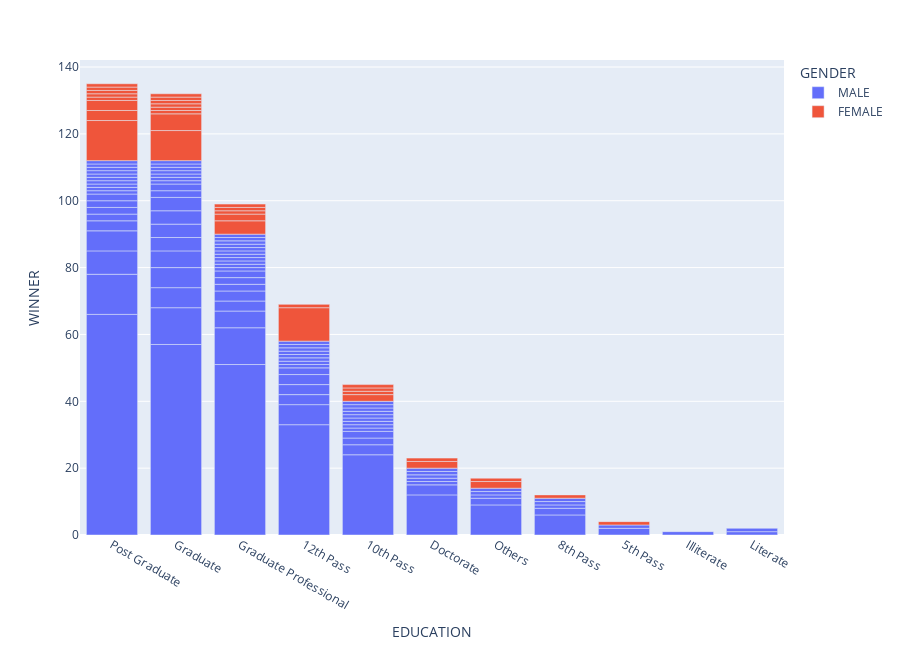

This figure's notebook cell:
### Markdown cell above
## Partywise winner by education and gender

### Code cell
p = df.groupby(['PARTY','EDUCATION','GENDER'])['WINNER'].sum().reset_index().sort_values('WINNER',ascending = False)
p = p[p['WINNER']!=0]
fig = px.bar(p, x='EDUCATION', y='WINNER',hover_data =['PARTY'], color='GENDER', height=650)
fig.show()

### Figure 1 — Plotly figure (JSON) as saved in the notebook; plotly's stock layout.template omitted (floating-point values rounded to 4 significant figures)
{"data": [{"alignmentgroup": "True", "customdata": [["BJP"], ["BJP"], ["BJP"], ["BJP"], ["BJP"], ["BJP"], ["INC"], ["INC"], ["INC"], ["BJP"], ["YSRCP"], ["BJP"], ["DMK"], ["SHS"], ["DMK"], ["INC"], ["BSP"], ["DMK"], ["JD(U)"], ["TRS"], ["YSRCP"], ["AITC"], ["JD(U)"], ["SHS"], ["CPI(M)"], ["AITC"], ["SHS"], ["JD(U)"], ["YSRCP"], ["INC"], ["BSP"], ["SHS"], ["JD(U)"], ["TRS"], ["SP"], ["JKN"], ["JD(U)"], ["LJP"], ["LJP"], ["BJP"], ["SP"], ["BJD"], ["AITC"], ["DMK"], ["SHS"], ["TDP"], ["JKN"], ["TDP"], ["IND"], ["INC"], ["INC"], ["RLTP"], ["NPF"], ["IUML"], ["BSP"], ["JD(U)"], ["IUML"], ["IUML"], ["SAD"], ["DMK"], ["CPI(M)"], ["JD(S)"], ["DMK"], ["SKM"], ["BSP"], ["BSP"], ["IND"], ["RSP"], ["SP"], ["CPI(M)"], ["SHS"], ["INC"], ["JMM"], ["KEC(M)"], ["NCP"], ["AJSUP"], ["NCP"], ["AIUDF"], ["AITC"], ["NCP"], ["AITC"], ["TDP"], ["AITC"], ["AIMIM"], ["AIMIM"], ["AIADMK"], ["NDPP"], ["VCK"], ["LJP"], ["MNF"], ["ADAL"], ["YSRCP"], ["YSRCP"], ["YSRCP"], ["YSRCP"], ["AAP"], ["NCP"], ["AITC"], ["BJD"], ["BJD"], ["BJD"], ["BJD"], ["TRS"], ["BJD"], ["TRS"]], "hovertemplate": "GENDER=MALE<br>EDUCATION=%{x}<br>WINNER=%{y}<br>PARTY=%{customdata[0]}<extra></extra>", "legendgroup": "MALE", "marker": {"color": "#636efa"}, "name": "MALE", "offsetgroup": "MALE", "orientation": "v", "showlegend": true, "textposition": "auto", "type": "bar", "x": ["Post Graduate", "Graduate", "Graduate Professional", "12th Pass", "10th Pass", "Doctorate", "Post Graduate", "Graduate Professional", "Graduate", "Others", "Post Graduate", "8th Pass", "Graduate", "Graduate", "Post Graduate", "12th Pass", "Graduate", "Graduate Professional", "Graduate", "Graduate", "Graduate", "Graduate", "10th Pass", "Post Graduate", "12th Pass", "Graduate Professional", "12th Pass", "12th Pass", "Graduate Professional", "Doctorate", "Post Graduate", "Others", "Post Graduate", "12th Pass", "Graduate Professional", "Graduate Professional", "8th Pass", "Graduate Professional", "Graduate", "5th Pass", "Post Graduate", "Graduate", "Post Graduate", "10th Pass", "10th Pass", "Graduate", "Post Graduate", "10th Pass", "12th Pass", "10th Pass", "5th Pass", "Graduate Professional", "Graduate Professional", "Graduate", "12th Pass", "Graduate Professional", "12th Pass", "10th Pass", "Post Graduate", "Doctorate", "10th Pass", "Graduate Professional", "Illiterate", "Post Graduate", "Literate", "Graduate Professional", "Graduate", "Graduate Professional", "Graduate", "Graduate Professional", "8th Pass", "Others", "10th Pass", "Graduate Professional", "Others", "Graduate", "Graduate Professional", "Post Graduate", "Others", "12th Pass", "8th Pass", "Post Graduate", "10th Pass", "Post Graduate", "Graduate Professional", "Post Graduate", "Graduate", "Doctorate", "10th Pass", "Graduate", "Literate", "10th Pass", "12th Pass", "8th Pass", "Doctorate", "12th Pass", "Post Graduate", "12th Pass", "Post Graduate", "Doctorate", "Graduate Professional", "12th Pass", "Doctorate", "10th Pass", "Post Graduate"], "xaxis": "x", "y": [66, 57, 51, 33, 24, 12, 12, 11, 11, 9, 7, 6, 6, 6, 6, 6, 5, 5, 4, 4, 4, 4, 3, 3, 3, 3, 3, 3, 3, 3, 2, 2, 2, 2, 2, 2, 2, 2, 2, 2, 2, 2, 2, 2, 2, 1, 1, 1, 1, 1, 1, 1, 1, 1, 1, 1, 1, 1, 1, 1, 1, 1, 1, 1, 1, 1, 1, 1, 1, 1, 1, 1, 1, 1, 1, 1, 1, 1, 1, 1, 1, 1, 1, 1, 1, 1, 1, 1, 1, 1, 1, 1, 1, 1, 1, 1, 1, 1, 1, 1, 1, 1, 1, 1, 1], "yaxis": "y"}, {"alignmentgroup": "True", "customdata": [["BJP"], ["BJP"], ["BJP"], ["AITC"], ["BJP"], ["INC"], ["AITC"], ["BJP"], ["IND"], ["BJP"], ["YSRCP"], ["INC"], ["INC"], ["INC"], ["JD(U)"], ["SAD"], ["DMK"], ["SHS"], ["DMK"], ["BSP"], ["NCP"], ["AITC"], ["LJP"], ["ADAL"], ["YSRCP"], ["YSRCP"], ["BJD"], ["BJD"], ["TRS"], ["BJD"], ["NPEP"], ["BJP"], ["BJD"]], "hovertemplate": "GENDER=FEMALE<br>EDUCATION=%{x}<br>WINNER=%{y}<br>PARTY=%{customdata[0]}<extra></extra>", "legendgroup": "FEMALE", "marker": {"color": "#EF553B"}, "name": "FEMALE", "offsetgroup": "FEMALE", "orientation": "v", "showlegend": true, "textposition": "auto", "type": "bar", "x": ["Post Graduate", "12th Pass", "Graduate", "Graduate", "Graduate Professional", "Post Graduate", "Post Graduate", "Others", "10th Pass", "Doctorate", "Graduate Professional", "Others", "10th Pass", "Graduate", "Post Graduate", "10th Pass", "Doctorate", "Graduate", "Graduate Professional", "Graduate Professional", "Graduate", "12th Pass", "10th Pass", "Post Graduate", "Graduate", "Post Graduate", "5th Pass", "Graduate Professional", "Graduate", "Post Graduate", "Post Graduate", "8th Pass", "Graduate"], "xaxis": "x", "y": [12, 10, 9, 5, 4, 3, 3, 2, 2, 2, 2, 1, 1, 1, 1, 1, 1, 1, 1, 1, 1, 1, 1, 1, 1, 1, 1, 1, 1, 1, 1, 1, 1], "yaxis": "y"}], "layout": {"barmode": "relative", "height": 650, "legend": {"title": {"text": "GENDER"}, "tracegroupgap": 0}, "margin": {"t": 60}, "xaxis": {"anchor": "y", "domain": [0, 1], "title": {"text": "EDUCATION"}}, "yaxis": {"anchor": "x", "domain": [0, 1], "title": {"text": "WINNER"}}}}
